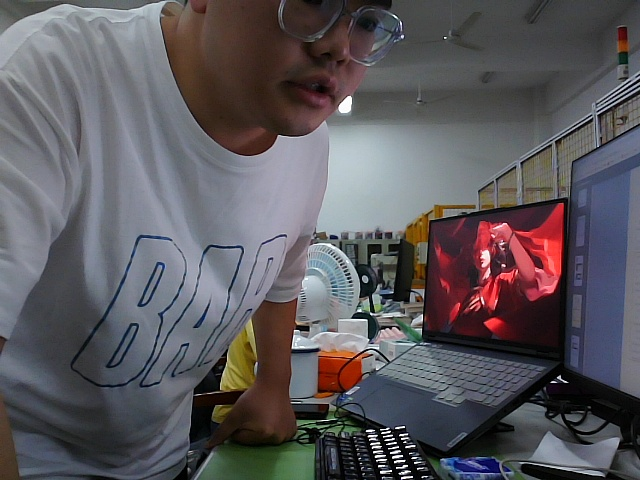
#> input picture references/4_python_test/test_4_3_pictures/3.jpg, 640 x 480 px, found by its file name
$ python test_4_4_3.py
#> lines starting #> are read from the running program, lines starting #| are printed output that depends on the picture
#3、图像直方图均衡化
import cv2
import numpy as np
#计算每个通道的直方图函数
def calcAndDrawHist(image, color):
    hist= cv2.calcHist([image], [0], None, [256], [0.0,255.0])
    minVal, maxVal, minLoc, maxLoc = cv2.minMaxLoc(hist)
    histImg = np.zeros([256,256,3], np.uint8)
    hpt = int(0.9* 256);
    for h in range(256):
        intensity = int(hist[h]*hpt/maxVal)
        cv2.line(histImg,(h,256), (h,256-intensity), color)
    return histImg;


def hisEqulColor(img):
    ycrcb = cv2.cvtColor(img, cv2.COLOR_BGR2YCR_CB)
    channels = cv2.split(ycrcb)
    cv2.equalizeHist(channels[0], channels[0])
    cv2.merge(channels, ycrcb)
    cv2.cvtColor(ycrcb, cv2.COLOR_YCR_CB2BGR, img)
    return img


img1 = cv2.imread('/home/mowen/4_python_test/test_4_3_pictures/3.jpg',cv2.IMREAD_COLOR)
#> img1 is the input picture: shape (480, 640, 3); mean B, G, R 93.3, 88.8, 92.1
img = img1.copy()
b1, g1, r1 = cv2.split(img)
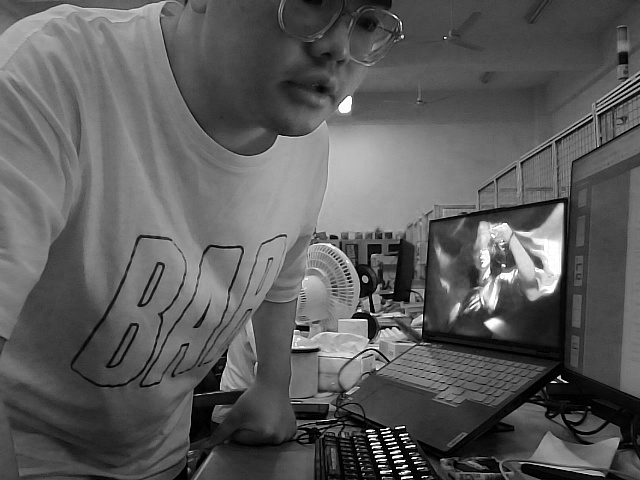
#> r1: shape (480, 640); min 0, max 255, mean 92.1
histImgB1 = calcAndDrawHist(b1, [255, 0, 0])
#> in calcAndDrawHist, `hist= cv2.calcHist([image], [0], None, [256], [0.0,255.0])`: hist = 256 values, max 3123 at index 73, min 0 at index 255, mean 1198.3
#> in calcAndDrawHist, `minVal, maxVal, minLoc, maxLoc = cv2.minMaxLoc(hist)`: minVal = 0; maxVal = 3123; minLoc = (0, 255); maxLoc = (0, 73)
#> the loop in calcAndDrawHist, `for h in range(256):` made 256 passes
#> intensity on passes 1 to 3: 191, 51, 79
histImgG1 = calcAndDrawHist(g1, [0, 255, 0])
#> in calcAndDrawHist (call 2), `hist= cv2.calcHist([image], [0], None, [256], [0.0,255.0])`: hist = 256 values, max 3762 at index 73, min 0 at index 255, mean 1199.2
#> in calcAndDrawHist (call 2), `minVal, maxVal, minLoc, maxLoc = cv2.minMaxLoc(hist)`: maxVal = 3762
#> the loop in calcAndDrawHist (call 2), `for h in range(256):` made 256 passes
#> intensity on passes 1 to 3: 91, 58, 54
#> after the loop in calcAndDrawHist (call 2), `for h in range(256):`:
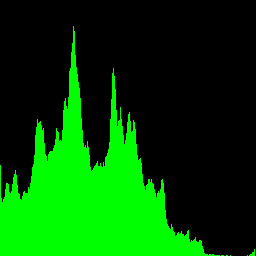
#> histImg: shape (256, 256, 3); mean of channels 0, 1, 2 0, 72.6, 0; drawn as B, G, R
histImgR1 = calcAndDrawHist(r1, [0, 0, 255])
equ = hisEqulColor(img)
#> in hisEqulColor, `ycrcb = cv2.cvtColor(img, cv2.COLOR_BGR2YCR_CB)`: ycrcb: shape (480, 640, 3); mean of channels 0, 1, 2 90.3, 129.3, 129.7
#> in hisEqulColor, `cv2.cvtColor(ycrcb, cv2.COLOR_YCR_CB2BGR, img)`: ycrcb: shape (480, 640, 3); mean of channels 0, 1, 2 128.1, 129.3, 129.7
b2, g2, r2 = cv2.split(equ)
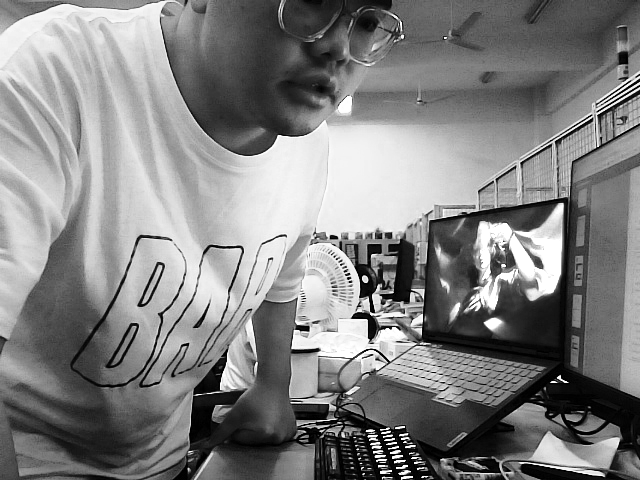
#> r2: shape (480, 640); min 0, max 255, mean 129.5
histImgB2 = calcAndDrawHist(b2, [255, 0, 0])
#> in calcAndDrawHist (call 4), `hist= cv2.calcHist([image], [0], None, [256], [0.0,255.0])`: hist = 256 values, max 2615 at index 0, min 0 at index 255, mean 1149.2
#> in calcAndDrawHist (call 4), `minVal, maxVal, minLoc, maxLoc = cv2.minMaxLoc(hist)`: maxVal = 2615; maxLoc = (0, 0)
#> the loop in calcAndDrawHist (call 4), `for h in range(256):` made 256 passes
#> intensity on passes 1 to 3: 230, 66, 84
#> after the loop in calcAndDrawHist (call 4), `for h in range(256):`:
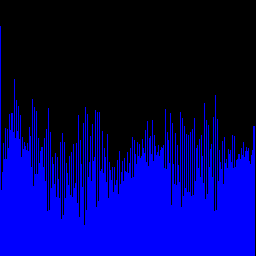
#> histImg: shape (256, 256, 3); mean of channels 0, 1, 2 100.2, 0, 0; drawn as B, G, R
histImgG2 = calcAndDrawHist(g2, [0, 255, 0])
#> in calcAndDrawHist (call 5), `hist= cv2.calcHist([image], [0], None, [256], [0.0,255.0])`: hist = 256 values, max 1867 at index 102, min 0 at index 255, mean 1184.6
#> in calcAndDrawHist (call 5), `minVal, maxVal, minLoc, maxLoc = cv2.minMaxLoc(hist)`: maxVal = 1867; maxLoc = (0, 102)
#> the loop in calcAndDrawHist (call 5), `for h in range(256):` made 256 passes
#> intensity on passes 1 to 3: 190, 126, 162
#> after the loop in calcAndDrawHist (call 5), `for h in range(256):`:
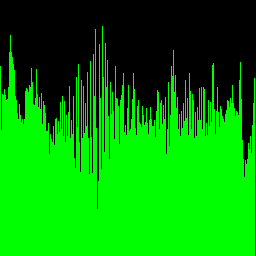
#> histImg: shape (256, 256, 3); mean of channels 0, 1, 2 0, 144.9, 0; drawn as B, G, R
histImgR2 = calcAndDrawHist(r2, [0, 0, 255])
#> in calcAndDrawHist (call 6), `hist= cv2.calcHist([image], [0], None, [256], [0.0,255.0])`: hist = 256 values, max 2552 at index 0, min 0 at index 255, mean 1185.8
#> in calcAndDrawHist (call 6), `minVal, maxVal, minLoc, maxLoc = cv2.minMaxLoc(hist)`: maxVal = 2552; maxLoc = (0, 0)
#> the loop in calcAndDrawHist (call 6), `for h in range(256):` made 256 passes
#> intensity on passes 1 to 3: 230, 99, 102
#> after the loop in calcAndDrawHist (call 6), `for h in range(256):`:
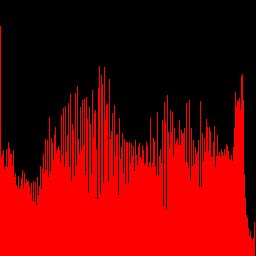
#> histImg: shape (256, 256, 3); mean of channels 0, 1, 2 0, 0, 106; drawn as B, G, R
res = np.vstack((img1,equ))
cv2.imshow('result',res)
his_b_res = np.vstack((histImgB1,histImgB2))
his_g_res = np.vstack((histImgG1,histImgG2))
his_r_res = np.vstack((histImgR1,histImgR2))
hisres = np.hstack((his_b_res,his_g_res,his_r_res))
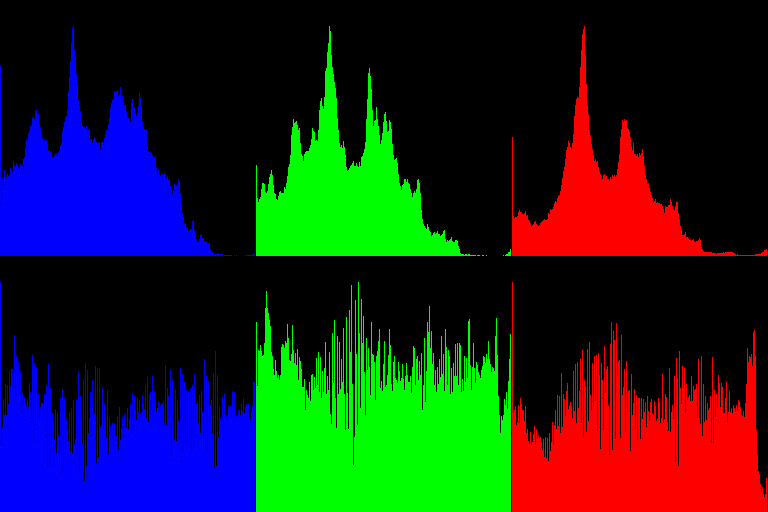
#> hisres: shape (512, 768, 3); mean of channels 0, 1, 2 31.3, 36.2, 26.9; drawn as B, G, R
cv2.imshow('hisres',hisres)
cv2.waitKey(0)

$ run again, with references/4_python_test/test_4_3_pictures/1.jpg copied over references/4_python_test/test_4_3_pictures/3.jpg
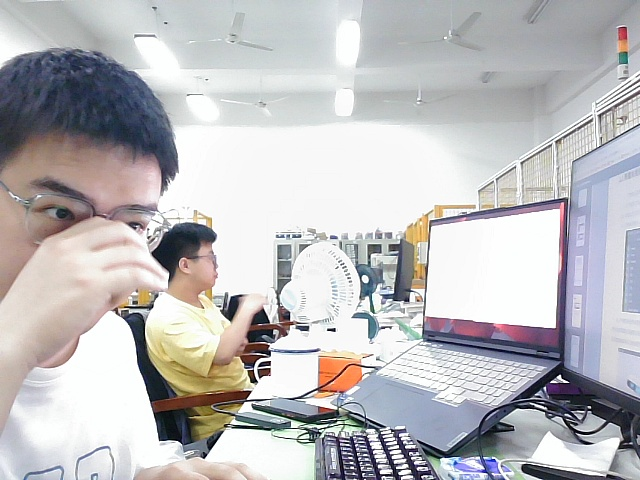
#> input picture references/4_python_test/test_4_3_pictures/1.jpg, 640 x 480 px, found by its file name
#> img1 is the input picture: shape (480, 640, 3); mean B, G, R 189.7, 187.8, 189
#> hist = 256 values, max 19450 at index 248, min 0 at index 255, mean 1162.8
#> minVal = 0; maxVal = 19450; minLoc = (0, 255); maxLoc = (0, 248)
#> the loop in calcAndDrawHist, `for h in range(256):` made 256 passes
#> intensity on passes 1 to 3: 2, 0, 0
#> the loop in calcAndDrawHist (call 2), `for h in range(256):` made 256 passes
#> intensity on passes 1 to 3: 2, 1, 1
#> hist = 256 values, max 18078 at index 208, min 0 at index 201, mean 1186
#> maxVal = 18078; minLoc = (0, 201)
#> the loop in calcAndDrawHist (call 5), `for h in range(256):` made 256 passes
#> intensity on passes 1 to 3: 31, 9, 11
#> after the loop in calcAndDrawHist (call 5), `for h in range(256):`:
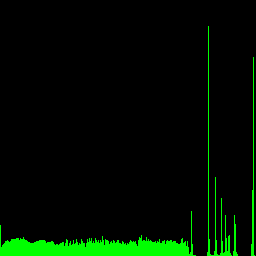
#> histImg: shape (256, 256, 3); mean of channels 0, 1, 2 0, 14.5, 0; drawn as B, G, R
#> `hisres = np.hstack((his_b_res,his_g_res,his_r_res))`:
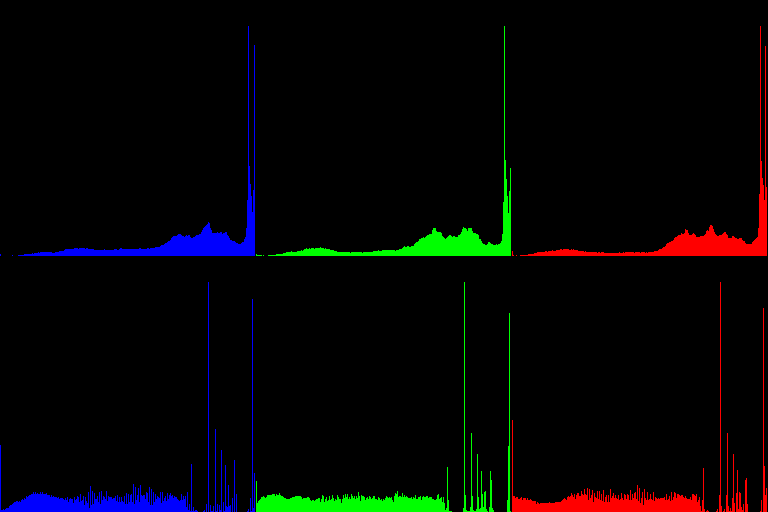
#> hisres: shape (512, 768, 3); mean of channels 0, 1, 2 4.6, 4.5, 4.6; drawn as B, G, R
